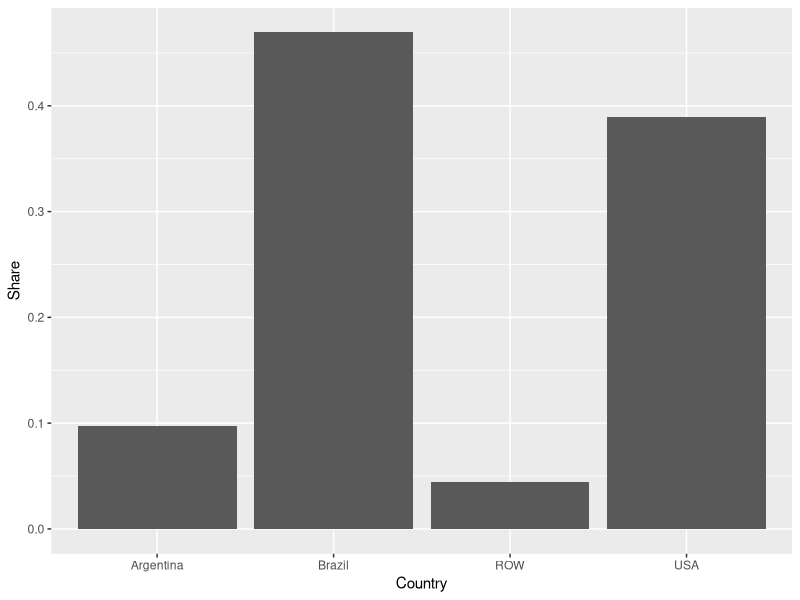
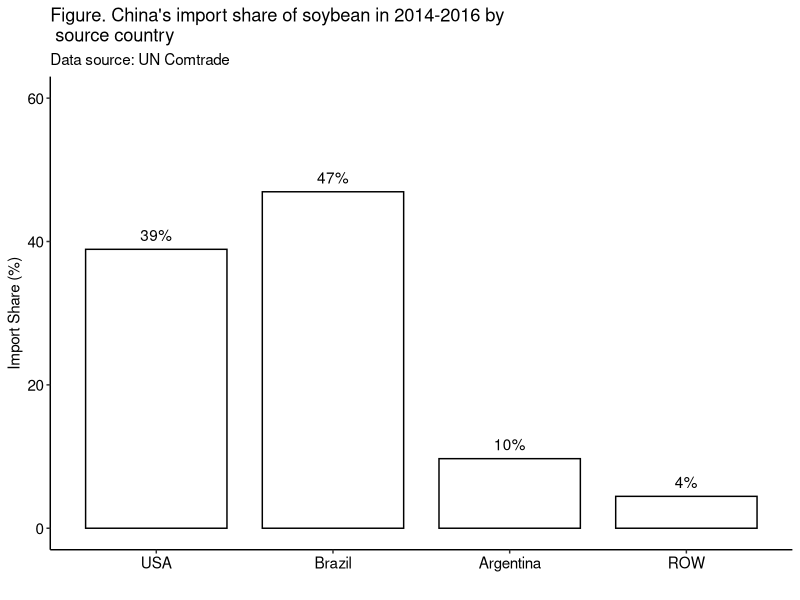
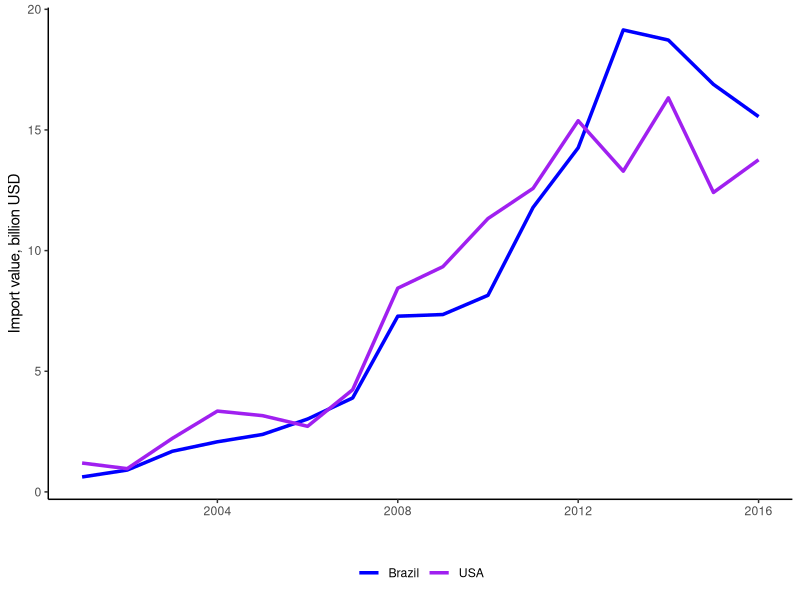
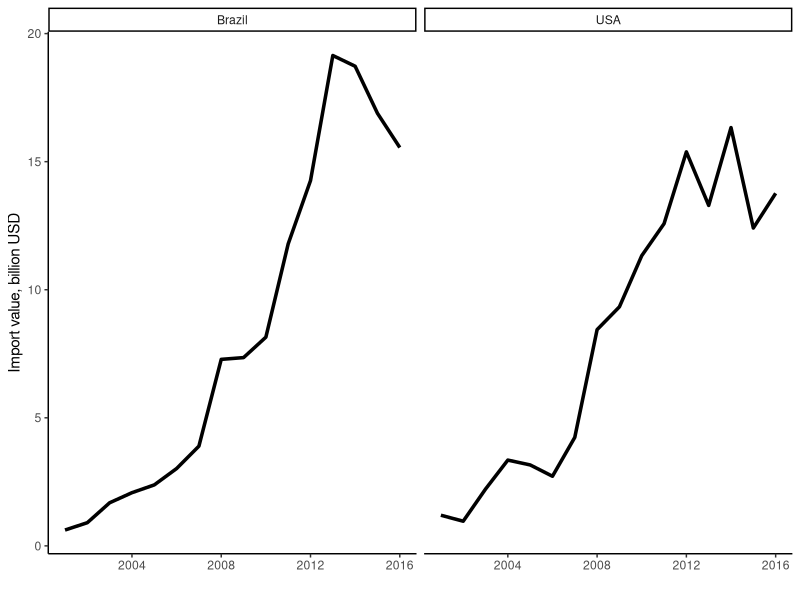

These figures' R source, in order:
setwd('D:/RSession')

library(dplyr)
library(tidyr)
library(data.table)
library(readxl)

rm(list=ls())

# Read CSV data.
dat <- data.table::fread('comtrade_trade_data.csv')
head(dat)

CtyCodeDat <- readxl::read_xls('UN Comtrade Country List.xls',
                               sheet = 1, range = 'A1:I294') %>%
  dplyr::select(1, 2)


cleanDat <- dat %>%
  dplyr::select(1, 4, 9, 10) %>%
  left_join(., CtyCodeDat, by = c('Partner Code' = 'ctyCode')) %>%
  filter(`Partner Code` != 0) %>%
  dplyr::rename(Country = `cty Name English`,
                Quantity = `Netweight (kg)`) %>%
  mutate(Country = ifelse(Country %in% c('Brazil', 'Argentina', 'USA'),
                          Country, 'ROW')) %>%
  group_by(Country, Year) %>%
  summarise(Value = sum(Value), Quantity = sum(Quantity)) %>%
  mutate(Value = as.numeric(Value),
         Quantity = as.numeric(Quantity)) %>%
  arrange(Year)


ImportShare <- cleanDat %>%
  filter(Year >= 2014, Year <= 2016) %>%
  group_by(Year) %>%
  mutate(Total = sum(Value)) %>%
  mutate(Share = Value/Total) %>%
  group_by(Country) %>%
  summarise(Share = mean(Share))


library(ggplot2)
g1 <- ggplot(data = ImportShare) +
  geom_bar(mapping = aes(Country, Share), stat = 'identity')
g1



g2 <- ggplot(data = ImportShare) +
  geom_bar(mapping = aes(Country, 100*Share), stat = 'identity', col = 'black',
           fill = 'white', width = 0.8) +
  geom_text(mapping = aes(Country, 100*Share + 2,
                          label = paste0(round(100*Share, 0), '%'))) +
  labs(x = '', y = 'Import Share (%)',
       title = "Figure. China's import share of soybean in 2014-2016 by \n source country",
       subtitle = "Data source: UN Comtrade") +
  theme_classic() +
  scale_y_continuous(limits = c(0, 60)) +
  scale_x_discrete(limits = c('USA', 'Brazil', 'Argentina', 'ROW')) +
  theme(axis.text = element_text(color = 'black', size = 11),
        axis.title = element_text(color = 'black', size = 11))
g2



USBrazilImport <- filter(cleanDat, Country %in% c('Brazil', 'USA'))

g3 <-
  ggplot(data = USBrazilImport) +
  geom_line(mapping = aes(Year, Value/1000000000, color = Country), size = 1.2) +
  theme_classic() +
  labs(x = '', y = 'Import value, billion USD') +
  scale_color_manual(values = c('blue', 'purple')) +
  theme(legend.position = 'bottom',
        legend.title = element_blank())

g3



g4 <-
  ggplot(data = USBrazilImport) +
  geom_line(mapping = aes(Year, Value/1000000000), size = 1.2) +
  theme_classic() +
  labs(x = '', y = 'Import value, billion USD') +
  facet_wrap(~Country) +
  theme(legend.position = 'bottom',
        legend.title = element_blank())

g4